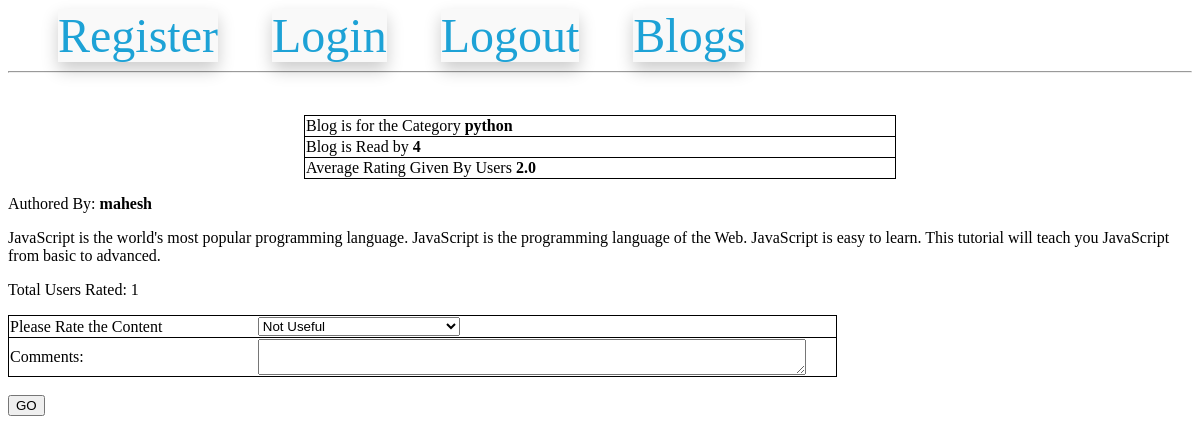
The page /blogDetail/4/mahesh/python (signed in) on the database its author committed.
### models.py (models this page shows)
class BlogModel(db.Model):
    id = db.Column(db.Integer,primary_key=True)
    category_id = db.Column(db.Integer,db.ForeignKey('category_master.category_id'), nullable=False)
    blog_user_id = db.Column(db.Integer,db.ForeignKey('users.id'), nullable=True)
    blog_text = db.Column(db.Text, nullable=False)
    blog_creation_date = db.Column(db.DateTime)
    blog_read_count = db.Column(db.Integer, default=0)
    blog_rating_count = db.Column(db.Integer, default=0)

### routes.py (the view, shortened to what this page needs)
@app.route('/blogDetail/<int:blog_id>/<string:username>/<string:category>', methods=['GET','POST'])
@login_required
def blog_detail(blog_id, username, category):
    blog = BlogModel.query.get(blog_id)
    if request.method == 'GET':
        if current_user.id != blog.blog_user_id:
            blog.blog_read_count = blog.blog_read_count + 1
            db.session.commit()
        rating = db.session.query(func.avg(BlogComment.blog_rating)).filter(BlogComment.blog_id == int(blog_id)).first()[0]
        return render_template('/blog_detail.html',blog=blog, rating=rating, author=username,category=category)

### models.py (called while the page is built)
@login.user_loader
def load_user(id):
    return UserModel.query.get(int(id))

### templates/blog_detail.html (shortened to what this page needs)
{% extends 'base.html' %}
{% block content %}
<br>
<center>
    <form method="POST" action="">
        <p>
            <table style="width: 50%;">
                <tr>
                    <td style='width: 80%;'>
                        Blog is for the Category <b>{{ category }}</b>
                    </td>
                </tr>
                <tr>
                    <td style='width: 80%;'>
                        Blog is Read by <b>{{ blog.blog_read_count }}</b>
                    </td>
                </tr>
                <tr>
                    <td style='width: 80%;'>
                        Average Rating Given By Users <b>{{ rating }}</b>
                    </td>
                </tr>
            </table>
        </p>
</center>
Authored By: <b> {{ author }}</b>
<p>
    {{ blog.blog_text|safe }}
</p>
<p>
    Total Users Rated: {{ blog.blog_rating_count }}
</p>
{% if current_user.username != author %}
<p>
    <table style="width: 70%;">
        <tr>
            <td style="width: 30%;">
                Please Rate the Content
            </td>
            <td style="width: 70%;">
                <select name='rating'>
                    <option value='1'>Not Useful</option>
                </select>
            </td>
        </tr>
        <tr>
            <td>Comments:</td>
            <td>
                <textarea style="width: 95%;" name='comment'></textarea>
            </td>
        </tr>
    </table>
    <br>
    <input type='submit' value='GO'/>
</p>
{% endif %}
{% endblock %}

### templates/blog_detail.html (style rules this page uses)
table,tr { border: 1px solid black; border-radius: 12px; border-collapse: collapse; }

### rows shown on the page
BlogModel: blog_read_count "4", blog_text "JavaScript is the world's most popular programming language. JavaScript is the programming language of the Web. JavaScript is easy to learn. This tutorial will teach you JavaScript from basic to advanced.", blog_rating_count "1"

### other values the page prints
{{ category }} "python"
{{ rating }} "2.0"
{{ author }} "mahesh"
